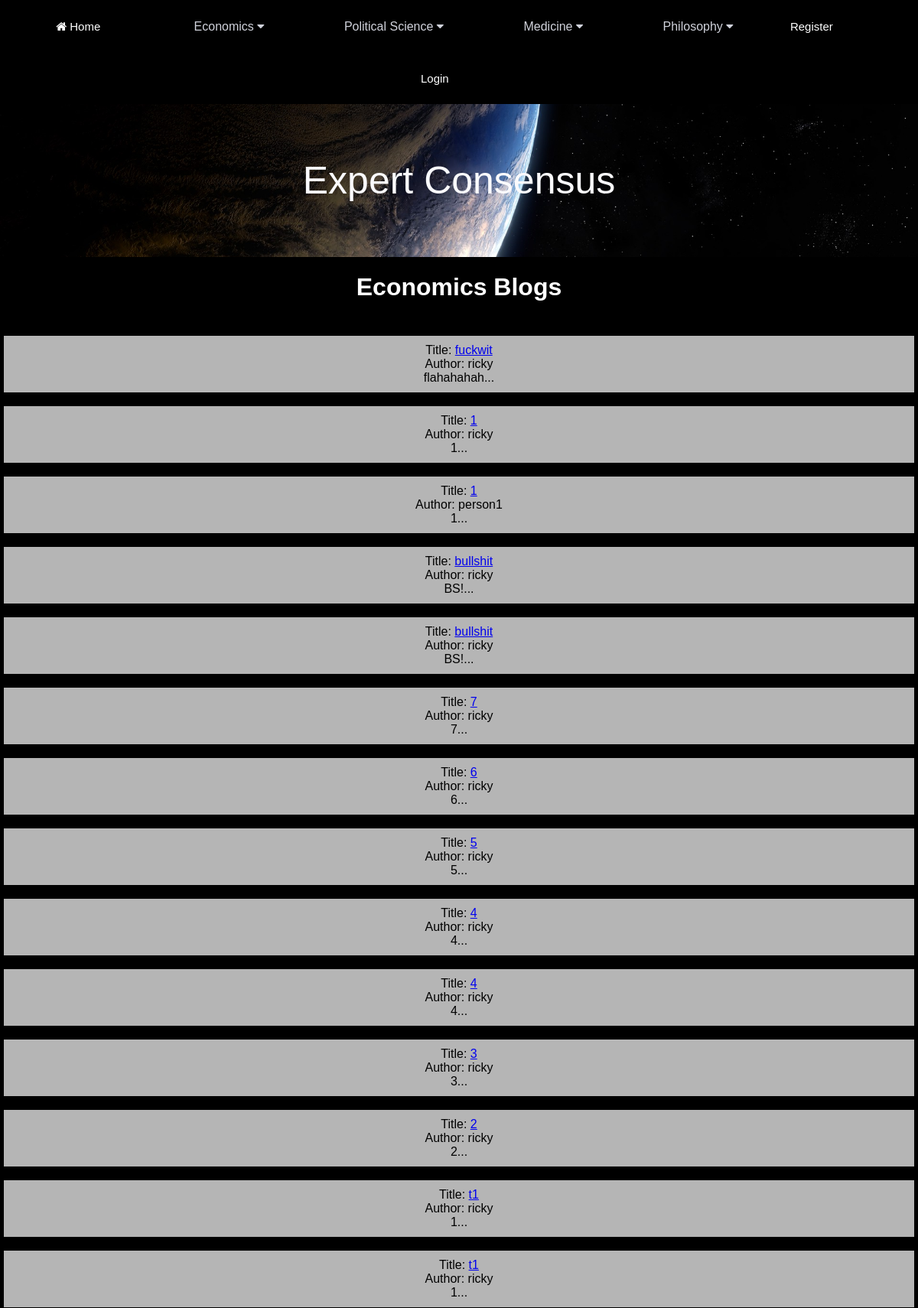
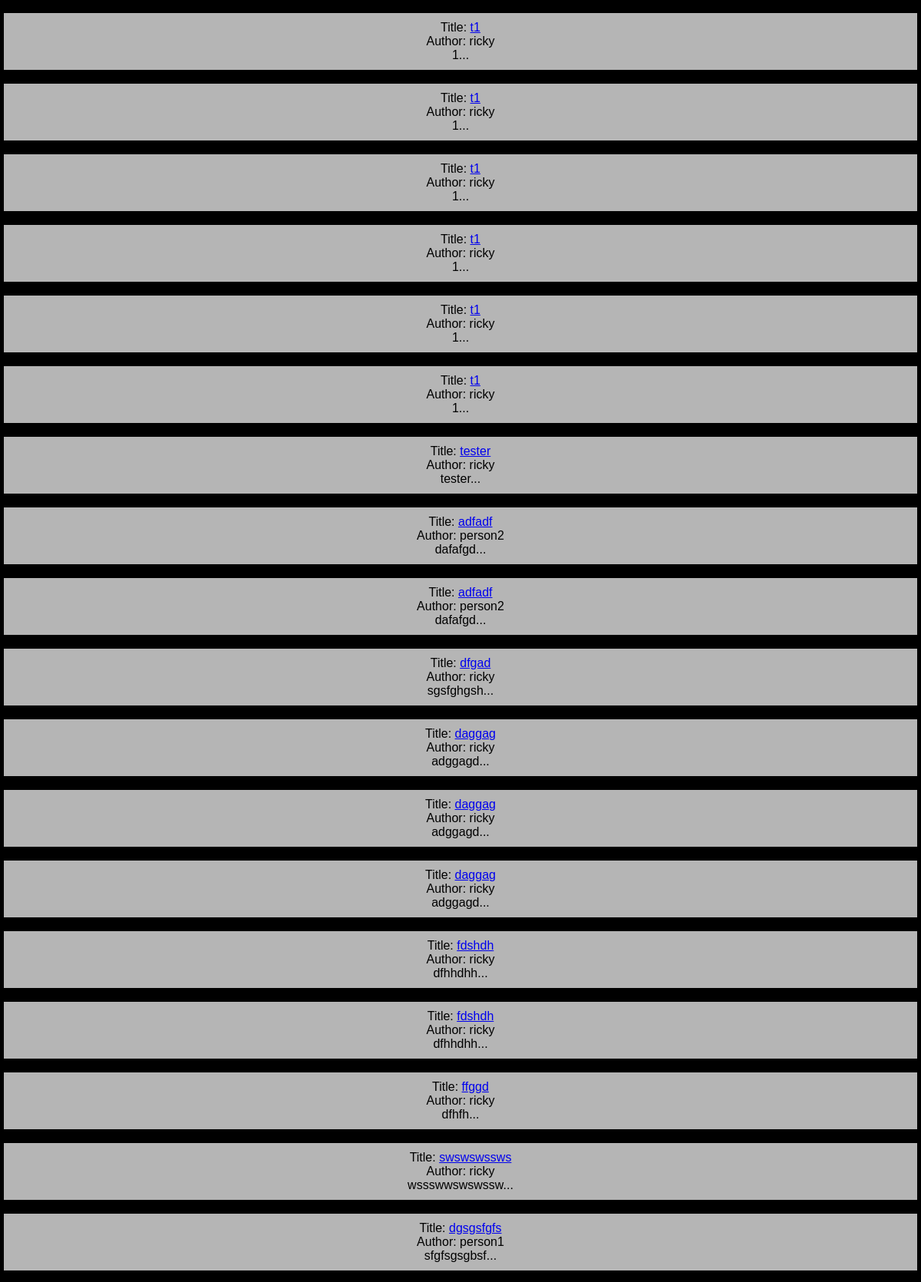
The page /econ_blog/ (upper part) on the database its author committed (2 pictures, top to bottom).
### MainApp/models.py (models this page shows, shortened)
class Post(models.Model):
    title = models.CharField(max_length=255)
    author = models.ForeignKey(User, on_delete=models.CASCADE)
    body = RichTextField(blank=True, null=True)
    category = models.CharField(max_length=255, default='no category')

### MainApp/views.py (the view)
# urls.py: path("econ_blog/", Econ_Blog.as_view(), name="econ_blog"),
class Econ_Blog(ListView):
    model = Post
    template_name = 'econ_blog.html'
    ordering = ['-id']

### MainApp/templates/econ_blog.html (shortened to what this page needs)
{% extends 'base.html' %}
{% block content %}
<h1>Economics Blogs</h1>
<ul style="list-style-type:square" id="blog_list">
{% for post in object_list %}
    {% if post.category == 'Economics' %}
    <li id="list_id">Title: <a href="{% url 'article_details' post.pk %}">{{ post.title }}</a>
        <br/>Author: {{ post.author }}<br/>{{ post.body|slice:":20" }}...<br/>
    </li>
    {% endif %}
{% endfor %}
</ul>
{% endblock %}

### MainApp/static/style.css (style rules this page uses)
body { margin: 0; padding: 0; background: black; font-family: arial; }
h1 { color: white; text-align: center; }
ul { background: black; text-align: center; padding: 5px; }
#list_id { padding: 10px; background-color:#b5b5b5; margin: 0 0 0px 0; color: black; space-between: 5px; }

### rows shown on the page
Post: title "fuckwit", author "ricky", body "flahahahah"
Post: title "1", author "ricky", body "1"
Post: title "1", author "person1", body "1"
Post: title "bullshit", author "ricky", body "BS!"
Post: title "bullshit", author "ricky", body "BS!"
Post: title "7", author "ricky", body "7"
Post: title "6", author "ricky", body "6"
Post: title "5", author "ricky", body "5"
Post: title "4", author "ricky", body "4"
Post: title "4", author "ricky", body "4"
Post: title "3", author "ricky", body "3"
Post: title "2", author "ricky", body "2"
Post: title "t1", author "ricky", body "1"
Post: title "t1", author "ricky", body "1"
Post: title "t1", author "ricky", body "1"
Post: title "t1", author "ricky", body "1"
Post: title "t1", author "ricky", body "1"
Post: title "t1", author "ricky", body "1"
Post: title "t1", author "ricky", body "1"
Post: title "t1", author "ricky", body "1"
Post: title "tester", author "ricky", body "tester"
Post: title "adfadf", author "person2", body "dafafgd"
Post: title "adfadf", author "person2", body "dafafgd"
Post: title "dfgad", author "ricky", body "sgsfghgsh"
Post: title "daggag", author "ricky", body "adggagd"
Post: title "daggag", author "ricky", body "adggagd"
Post: title "daggag", author "ricky", body "adggagd"
Post: title "fdshdh", author "ricky", body "dfhhdhh"
Post: title "fdshdh", author "ricky", body "dfhhdhh"
Post: title "ffggd", author "ricky", body "dfhfh"
Post: title "swswswssws", author "ricky", body "wssswwswswssw"
Post: title "dgsgsfgfs", author "person1", body "sfgfsgsgbsf"
